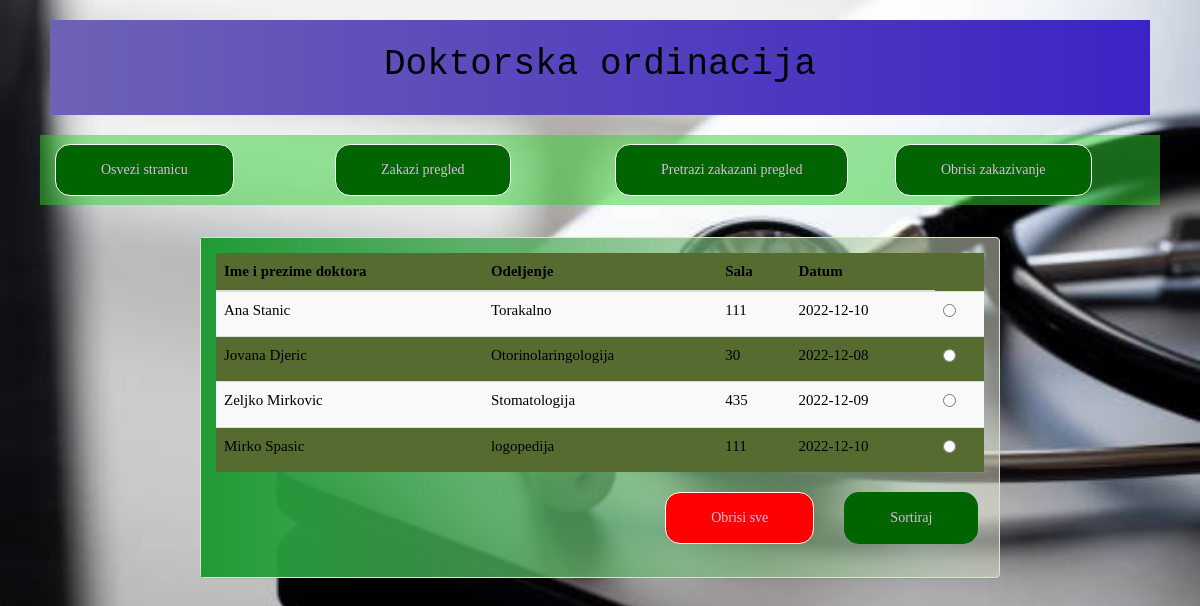
/home.php (signed in), run on the app's committed database.
### tables this page shows
CREATE TABLE `prijava` (
  `id_prijave` int(11) NOT NULL,
  `odeljenje` varchar(30) DEFAULT NULL,
  `sala` int(11) DEFAULT NULL,
  `datum` date DEFAULT NULL,
  `id_korisnika` int(11) DEFAULT NULL,
  `id_doktora` int(11) DEFAULT NULL
);

CREATE TABLE `doktor` (
  `id_doktora` int(11) NOT NULL,
  `ime_prez` varchar(51) NOT NULL
);

### model/prijava.php (called while the page is built, shortened)
<?php
class Prijava{
    public static function selectAll($conn, $id){
        return $conn->query("select * from prijava where id_korisnika = '$id'");
    }
}

### model/doktor.php (called while the page is built, shortened)
<?php
class Doktor{
    public static function selectSpecificDoctorByID(mysqli $conn, $id){
        $pretraga = "SELECT ime_prez from doktor where id_doktora = '$id'";
        $nizOdg = array();
        if ($resultSet = $conn->query($pretraga)) {
            while ($red = $resultSet->fetch_array(1)) {
                $nizOdg[] = $red;
            }
        }
        return $nizOdg;
    }
}

### home.php (the view, shortened to what this page needs)
<?php
require "model/prijava.php";
require "model/doktor.php";
$user_id = (int)$_COOKIE['userSpecificID'];
$broker = DBBroker::instance('localhost', 'root', '', 'itehprvidomaci');
$conn = $broker->conn;
$rezultat = Prijava::selectAll($conn, $user_id);
?>
<!DOCTYPE html>
<html lang="en">
<head>
    <link rel="stylesheet" href="https://maxcdn.bootstrapcdn.com/bootstrap/3.3.7/css/bootstrap.min.css">
    <link rel="stylesheet" type="text/css" href="css/home.css">
</head>
<body>
    <div class="naslov" style="color: black;">
        <h1>Doktorska ordinacija</h1>
    </div>
    <br>
    <div class="row" style="background-color: rgba(50, 205, 50, 0.5);">
         <div class="col-md-4">
            <button id="dugmeOsvezi" class="btn" onclick="funkcijaOsvezi()" style=" border: 1px solid white; "> Osvezi stranicu</button>
        </div>
        <div class="col-md-4">
            <button id="dugmeDodaj" type="button" class="btn" style=" border: 1px solid white;" data-toggle="modal" data-target="#zakaziModal1"> Zakazi pregled</button>
        </div>
        <div class="col-md-4">
            <button id="dugmePretrazi" class="btn" onclick="funkcijaPrikaziInput()" style="border: 1px solid white;"> Pretrazi zakazani pregled</button>
        </div>
        <div class="col-md-4">
            <button id="dugmeObrisi" class="btn" style=" border: 1px solid white; "> Obrisi zakazivanje</button>
        </div>
    </div>
    <br>
    <div id="pregled" class="panel panel-success" style="margin-top: 1%;">
        <div class="panel-body">
            <table id="tabelaOrd" class="table table-hover table-striped" style="color: black; background-color: darkolivegreen;">
                <thead class="thead">
                    <tr>
                        <th scope="col">Ime i prezime doktora</th>
                        <th scope="col">Odeljenje</th>
                        <th scope="col">Sala</th>
                        <th scope="col">Datum</th>
                    </tr>
                </thead>
                <tbody>
                    <?php
                    while ($red = $rezultat->fetch_array()) {
                        $i = 0;
                        $resSet = Doktor::selectSpecificDoctorByID($conn, $red['id_doktora']);
                    ?>
                        <tr id="tabelaSvihPrijava">
                            <td><?php echo $resSet[$i]['ime_prez']?></td>
                            <td><?php echo $red["odeljenje"] ?></td>
                            <td><?php echo $red["sala"] ?></td>
                            <td><?php echo $red["datum"] ?></td>
                            <td>
                                <label class="custom-radio-btn">
                                    <input type="radio" name="checked-donut" value=<?php echo $red["id_prijave"] ?>>
                                </label>
                            </td>
                        </tr>
                <?php
                    }
                ?>
                </tbody>
            </table>
            <div class="row">
                <div class="col-md-1" style="text-align: right">
                </div>
                <div class="col-md-12" style="text-align: right">
                    <button id="brisanje_dugme" method="post" class="btn btn-danger" style="background-color: red; border: 1px solid white;" name="key">Obrisi sve</button>
                </div>
                <div class="col-md-2" style="text-align: right; color: blue">
                    <button id="sortiranje_dugme" class="btn btn-normal" onclick="sortTable()">Sortiraj</button>
                </div>
            </div>
        </div>
    </div>
</body>
</html>

### css/home.css (style rules this page uses)
* { font-family: Monserrat; font-size: 15px; }
.naslov { font-family: monospace; float: center; text-align: center; border: 10px rgb(76, 71, 118); margin-left: 50px; margin-right: 50px; margin-top: 20px; background-image: linear-gradient(to right, #6d63b5,#3c23c5); padding: 20px; font-weight: bold; }
h1 { text-align: center; color: #000; margin-top: 5px; }
body { background-image: url("../img/slika.jpg" ); background-size: 100% 100%; background-repeat: no-repeat; background-attachment: fixed; }
.row { height: 70px; display: flex; margin-left: 40px; margin-right: 40px; }
.btn { padding: 15px 45px; color: thistle; font-weight: 200; justify-content: space-around; background-color: darkgreen; border-radius: 15px; }
.col-md-4 { margin-top: 9px; }
#pregled { margin-left: 200px; margin-right: 200px; margin-top: 100px; background-color: rgba(225, 225, 208, 0.5); }
.thead { font-size: 20px; text-align: center; }
.panel-body { background-image: linear-gradient(to left, rgba(255,0,0,0), rgb(31, 154, 53)); }

### data on the page
prijava: id_doktora.ime_prez "Ana Stanic", odeljenje "Torakalno", sala "111", datum "2022-12-10"
prijava: id_doktora.ime_prez "Jovana Djeric", odeljenje "Otorinolaringologija", sala "30", datum "2022-12-08"
prijava: id_doktora.ime_prez "Zeljko Mirkovic", odeljenje "Stomatologija", sala "435", datum "2022-12-09"
prijava: id_doktora.ime_prez "Mirko Spasic", odeljenje "logopedija", sala "111", datum "2022-12-10"
